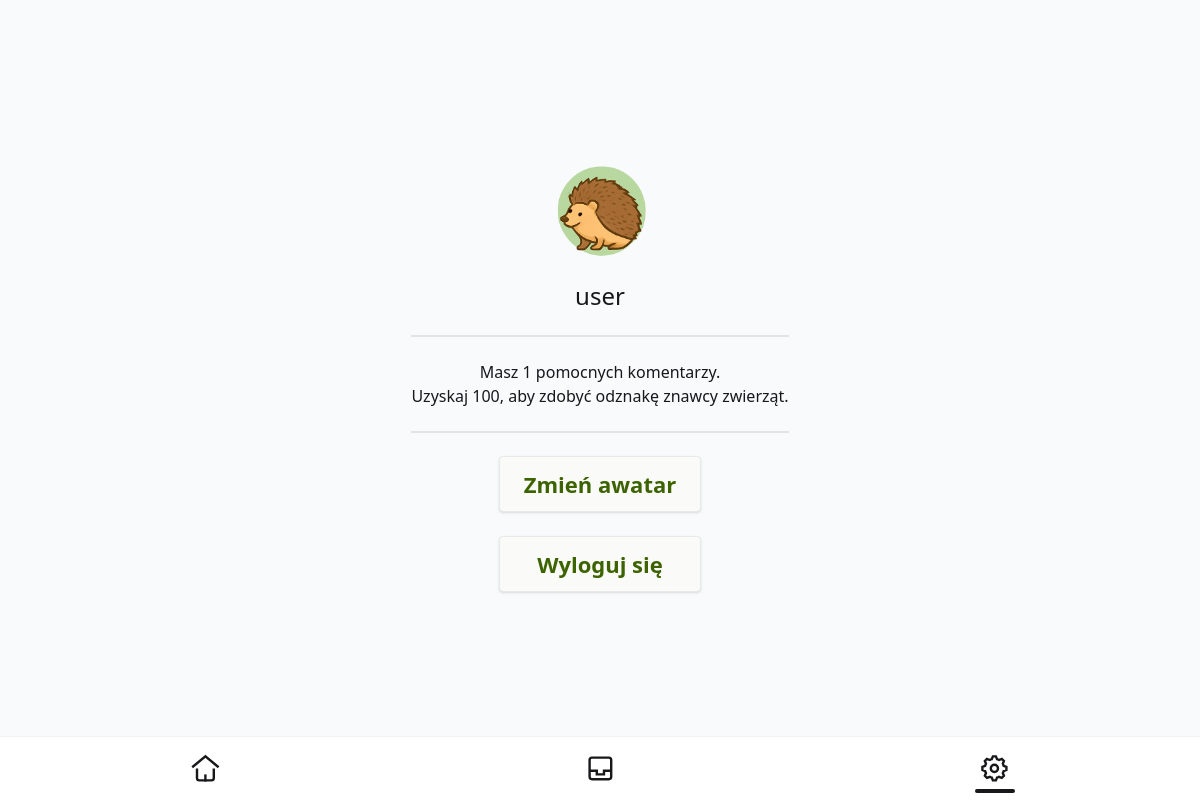
Screenshot of /account/settings/ (signed in) with the database file from the repository.
### account/models.py (models this page shows)
class CustomUser(AbstractUser):
    avatar = models.CharField(max_length=50, null=True, default='/media/avatars/wrobel.png')
    score = models.PositiveIntegerField(default=0)

### account/views.py (the view)
# urls.py: path('settings/', views.settings_page, name='settings'),
@login_required
def settings_page(request):
    return render(request, 'account/settings.html')

### account/templates/account/settings.html
{% extends 'account/base.html' %}
{% block content %}
<div class="flex flex-col items-center mb-16">
    <div class="avatar avatar-placeholder my-5">
        <div class="text-neutral-content w-24 rounded-full">
            <span class="text-3xl"><img src="{{ user.avatar }}" alt="awatar"/></span>
        </div>
    </div>
    <div class="text-2xl">
        {{ user.username }}
    </div>
    <div class="divider"></div>
    <div class="text-center">
        Masz {{ user.score }} pomocnych komentarzy.<br>Uzyskaj 100, aby zdobyć odznakę znawcy zwierząt.
    </div>
    <div class="divider"></div>
    <div class="flex flex-col space-y-6">
        <a class="btn-main" href="{% url 'account:select_avatar' %}">Zmień awatar</a>
        <a class="btn-main" href="{% url 'account:signout' %}">Wyloguj się</a>
    </div>
</div>
{% endblock %}

### rows the page displays
CustomUser: avatar (picture), username "user", score "1"
